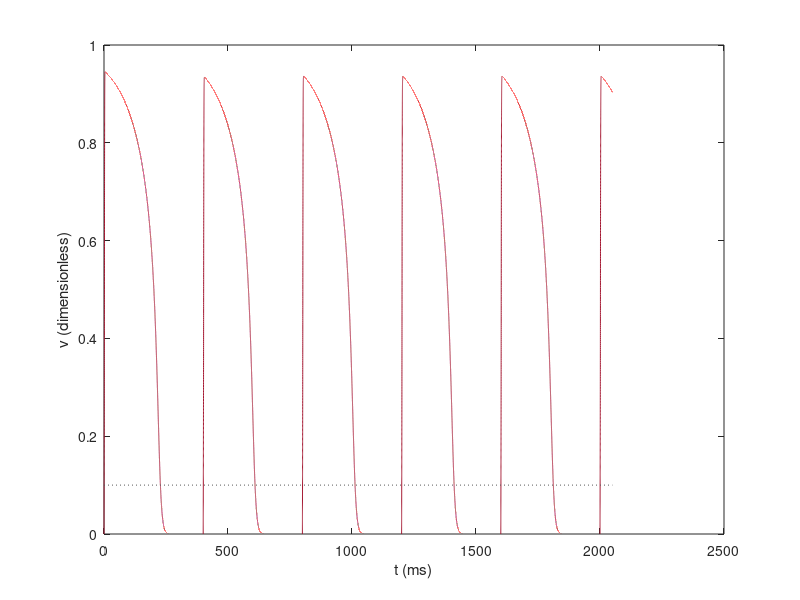

Recreate this plot in MATLAB.
% Fig. 1.38: Action potentials under periodic stimulation (book, Section 1.6)
% Mitchell-Schaeffer model (two currents), Euler's method with dt = 0.01 ms, stimulus every PCL = 400 ms;
% measured is the time above the reference value 0.1 (action potential duration APD) and below it (diastolic interval DI)
% (c) 2026 Philipp Kügler · Program for the book "Dynamical Systems in the Life Sciences" · MIT License (see LICENSE)
tin = 0.3; tout = 6; topen = 100; tclose = 115; vgate = 0.13;    % time constants in ms
PCL = 400; T = 2050; dt = 0.01; vref = 0.1;

t = 0:dt:T - dt;
v = zeros(size(t));
vv = 0; h = 1;
for i = 2:numel(t)
    if mod(t(i), PCL) < 2                % stimulus: 2 ms long
        J = 0.2;
    else
        J = 0;
    end
    dv = h * vv^2 * (1 - vv) / tin - vv / tout + J;
    if vv < vgate
        dh = (1 - h) / topen;
    else
        dh = -h / tclose;
    end
    vv = vv + dt * dv;
    h = h + dt * dh;
    v(i) = vv;
end

s = sign(v - vref);                      % crossings of the reference value
kreuz = t(find(diff(s) ~= 0));
auf = kreuz(1:2:end); ab = kreuz(2:2:end);
for k = 1:numel(ab)
    if k < numel(auf)
        fprintf('AP %d:  APD = %6.1f ms,  DI = %6.1f ms\n', k, ab(k) - auf(k), auf(k + 1) - ab(k));
    else
        fprintf('AP %d:  APD = %6.1f ms\n', k, ab(k) - auf(k));
    end
end

plot(t, v, 'Color', [0.64 0.08 0.18]); hold on
plot([0 T], [vref vref], ':', 'Color', [0.35 0.35 0.35]); hold off
xlabel('t (ms)'); ylabel('v (dimensionless)');
